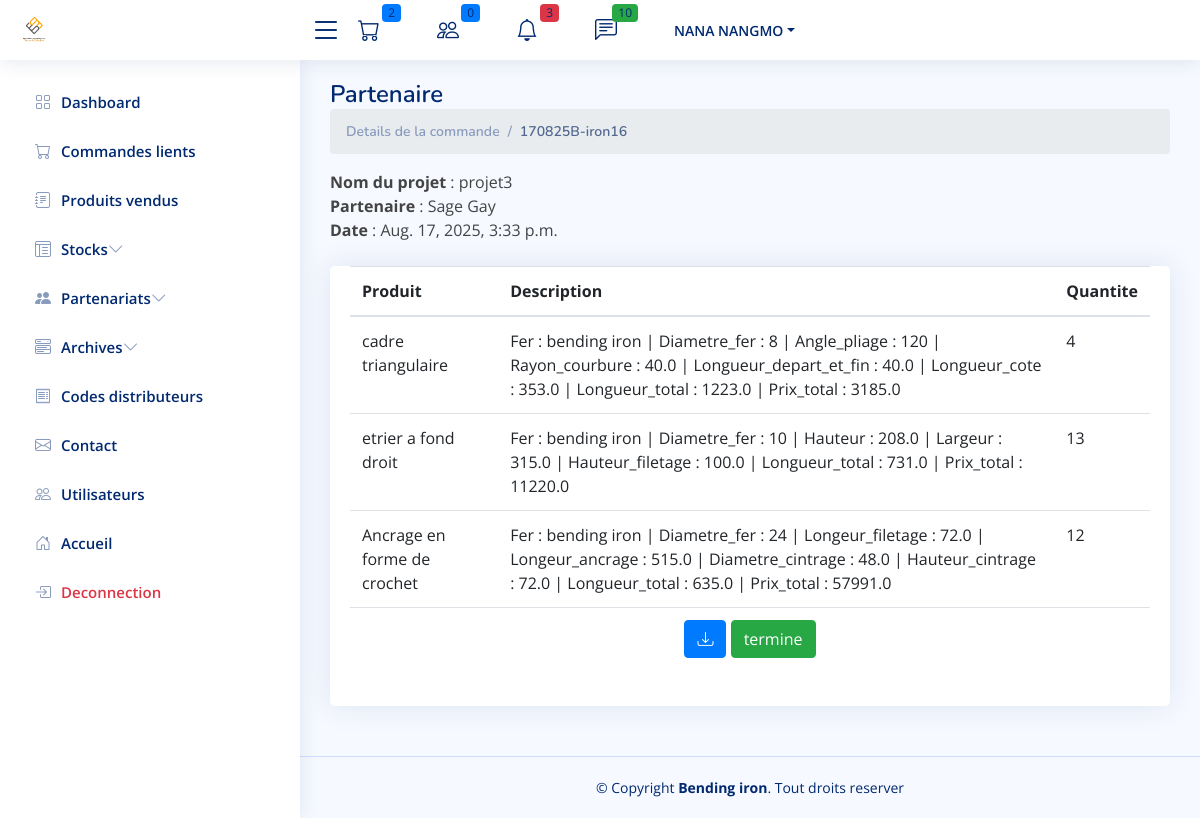
The app's page /cpanel/partenariats/commandes/16 (signed in) with its own data.
### auth_app/models.py (models this page shows, shortened)
class CustomUser(AbstractUser):
    phone_number = models.CharField(max_length=200)
    is_partenaire = models.BooleanField(default=0)
    groups = models.ManyToManyField(Group, related_name="customuser_set")
    user_permissions = models.ManyToManyField(Permission, related_name="customuser_set")
    email_verified = models.BooleanField(default=False)

### partenaires/models.py (models this page shows, shortened)
class ProjetOrder(models.Model):
    projet = models.ForeignKey(Projet, on_delete=models.CASCADE)
    created_at = models.DateTimeField(auto_now_add=True)
    @property
    def get_statut_actuel(self):
        dernier_traiment = self.projet_order_name.order_by('-created_at').first()
        return dernier_traiment.statut if dernier_traiment else "Aucun traitement"

class Projet(models.Model):
    partenariat=models.ForeignKey(Partenariats, on_delete=models.CASCADE)
    user = models.ForeignKey(User, on_delete=models.CASCADE)
    name=models.CharField(max_length=255, unique=True)
    statut=models.CharField(max_length=255, default='en cours')
    reduction=models.IntegerField(default=15)
    created_at= models.DateTimeField(auto_now_add=True)
    update_at= models.DateTimeField(auto_now=True)
    class Meta:
        constraints = [
            models.UniqueConstraint(fields=['name','partenariat'],name='unique_name_partenariat')
        ]

class Partenariats(models.Model):
    user = models.ForeignKey(User, on_delete=models.CASCADE)
    name=models.CharField(max_length=255, unique=True)
    email = models.EmailField(unique=True)
    adresse=models.CharField(max_length=255)
    telephone = models.CharField(max_length=200)
    date_debut = models.DateTimeField()
    date_fin = models.DateTimeField()
    def __str__(self):
        return self.name

class TraimentOrder(models.Model):
    projet_order= models.ForeignKey(ProjetOrder,related_name='projet_order_name', on_delete=models.CASCADE)
    user = models.ForeignKey(User, on_delete=models.CASCADE)
    statut = models.CharField(max_length=20, choices=[
        ('en_attente', 'En attente'),
        ('en_production', 'En production'),
        ('pret_pour_livraison', 'Pret pour livraison'),
        ('termine', 'Livraison termine'),
    ], default='en_attente')
    created_at = models.DateTimeField(auto_now_add=True)  # ➕ important pour trier

### produits/models.py (models this page shows, shortened)
class Produit(models.Model):
    SOUS_CATEGORIE = [
        ('Etrier pour bardage et toiture','Etrier pour bardage et toiture'),
        ('boulon d\'ancrage a beton','boulon d\'ancrage a beton'),
        ('cintrage d\'extremite','Cintrage d extremite'),
        ('redressage et decoupage','Redressage et decoupage'),
        ('Cintrage de cadre','Cintrage de Cadre'),
        ('Cintrage de forme','Cintrage de Forme'),
        ('Quincaillerie','Quincaillerie'),
    ]
    categorie=models.ForeignKey(Categorie, related_name='categorie',on_delete=models.CASCADE)
    nom = models.CharField(max_length=255)
    sous_categorie = models.CharField(max_length=255,choices=SOUS_CATEGORIE,null=True,blank=True)#valeur facultative
    imageshop3d=models.ImageField(upload_to='produits/images')
    imageshop2d=models.ImageField(upload_to='produits/images')
    image_sous_categorie = models.ImageField(upload_to='produits/images',null=True,blank=True)
    name_page = models.CharField(max_length=255)
    Description = models.TextField(max_length=400,null=True,blank=True)#valeur facultative
    class Meta:
        constraints = [
            models.UniqueConstraint(fields=['sous_categorie','nom'],name='unique_sous_categorie_nom')
        ]
    def __str__(self):
        return f'{self.nom}'

### admin_site/views.py (the view)
# urls.py: path('partenariats/commandes/<int:order_id>', get_detail_order, name='partenariat.orders.details'),
@user_passes_test(is_admin)
def get_detail_order(request, order_id):
    commande = get_object_or_404(ProjetOrder, id=order_id)
    produits = ProjetOrderItem.objects.filter(projet_order=commande)
    produits_details = []
    for item in produits:
        produits_details.append({
                'id':item.id,
                'produit': item.projet_item.produit,
                'details': item.projet_item.details_to_text(),
                'quantite': item.quantite,
            })
    context = {
        'produits':produits_details,
        'status':commande.get_statut_actuel,
        'orderId':commande.id,
        'order':commande
    }
    return render(request, "partenaires/detail-order.html", context)

### admin_site/views.py (called while the page is built)
def is_admin(user):
   return user.groups.filter(name='admin').exists() or user.groups.filter(name='superadmin').exists()

### contact/context_processor.py (called while the page is built)
def unread_messages(request):
    pass
    unread_messages =Contact.get_unread_messages()
    return {
        'unread_messages_count': unread_messages.count(),
        'unread_messages': unread_messages,
    }

### contact/models.py (called while the page is built)
    @staticmethod
    def get_unread_messages():
        return Contact.objects.filter(is_read=False).order_by('-created_at').all()

### fer/context_processors.py (called while the page is built)
def seuil_critique_count(request):
    seuil_count = sum(1 for fer in Fer.objects.all() if fer.sueil_atteint)
    return {
        'fer_seuil_critique_count': seuil_count
    }

### fer/models.py (called while the page is built)
    @property
    def longueur_totale(self):
        total = self.mouvement_set.annotate(
            total_longueur=ExpressionWrapper(F('longueur_m') * F('quantite'), output_field=DecimalField())
        ).aggregate(longueur_totale=Sum('total_longueur'))['longueur_totale']
        return total or 0

    @property
    def sueil_atteint(self):
       if self.longueur_totale < self.longueur_critique :
           return True
       else :
           return False

### partenaires/context_proccessor.py (called while the page is built)
def order_en_attente(request):
    nb_en_attente = 0
    commandes = ProjetOrder.objects.all()
    for commande in commandes:
        dernier_traiment = TraimentOrder.objects.filter(projet_order=commande).order_by('-created_at').first()
        if dernier_traiment and dernier_traiment.statut == 'en_attente':
            nb_en_attente += 1
    return {
        'nb_order_partenaire': nb_en_attente
    }

### partenaires/models.py (called while the page is built)
    def details_to_text(self):
        if not self.details:
            return ""
        return " | ".join(f"{key.capitalize()} : {value}" for key, value in self.details.items())

### produits/models.py (called while the page is built)
    @property
    def prix_utile(self):
        return self.prix/12000

### usesOrders/context_proccessor.py (called while the page is built)
def panier_count(request):
    if request.user.is_authenticated:
        panier = Cart.objects.filter(user=request.user).first()
        if panier :
            items=CartItem.objects.filter(cart_id=panier.id)
            total_articles = items.count()
            if total_articles :
                total_articles = items.count()
            else :
                total_articles = 0
        else:
         total_articles = 0
    else:
        total_articles = 0  # Si l'utilisateur n'est pas connecté, il n'y a pas de panier
    return {'panier_count': total_articles,}

### admin_site/templates/partenaires/detail-order.html (shortened to what this page needs)
{% extends '../app.html' %}
{% block 'content' %}
{% load static %}
{% load humanize %}
<main id="main" class="main">
    <div class="pagetitle">
        <h1>Partenaire</h1>
        <nav>
            <ol class="breadcrumb">
                <li class="breadcrumb-item"><a href="/">Details de la commande</a></li>
                <li class="breadcrumb-item active">{{order.created_at|date:"dmy"}}B-iron{{order.id}}</li>
            </ol>
        </nav>
    </div>
    <section class="section">
        <div class="row">
            <div class="col-md-4">
                <b>Nom du projet</b> : {{order.projet.name}} <br>
                <b>Partenaire</b> : {{order.projet.partenariat}} <br>
                <b>Date </b>: {{order.created_at}} <br>
                <br>
            </div>
            <div class="col-lg-12">
                <div class="card">
                    <div class="card-body">
                        <table class="table table-responsive">
                            <thead class=''>
                                <th>Produit</th>
                                <th>Description</th>
                                <th>Quantite</th>
                            </thead>
                            <tbody>
                                {% for item in produits %}
                                <tr>
                                    <td>{{item.produit}}</td>
                                    <td>{{item.details}}
                                    <td>{{item.quantite}}</td>
                                </tr>
                                {% endfor %}
                                <tr>
                                    <td colspan="11" class="text-center text-dark">
                                        <a class="btn btn-primary"
                                            href="{% url 'download-bon' orderId %}"><i
                                                class="bi bi-download"></i></a>
                                        {%if status == "termine" %}
                                        <a class="btn btn-success text-lg">{{status}}</a>
                                        {%endif%}
                                    </td>
                                </tr>
                            </tbody>
                        </table>
                    </div>
                </div>
            </div>
        </div>
    </section>
</main>
{%endblock%}

### admin_site/templates/includes/navbar.html (shortened to what this page needs)
{% load static %}
<header id="header" class="header fixed-top d-flex align-items-center">
    <div class="d-flex align-items-center justify-content-between">
        <a href="{% url 'font.index' %}" class="logo d-flex align-items-center">
            <img width="" src="{% static 'front/images/footer-img.png' %}" alt="DFMAC">
        </a>
        <i class="bi bi-list toggle-sidebar-btn"></i>
    </div>
    <nav class="header-nav ms-auto">
        <ul class="d-flex align-items-center">
            <li class="nav-item dropdown">
                <a class="nav-link nav-icon" href="#" data-bs-toggle="dropdown">
                    <i class="bi bi-cart"></i>
                    <span class="badge bg-primary badge-number">{{nb_order}}</span>
                </a>
            </li>
            <li class="nav-item dropdown">
                <a class="nav-link nav-icon" href="#" data-bs-toggle="dropdown">
                    <i class="bi bi-people"></i>
                    <span class="badge bg-primary badge-number">{{nb_order_partenaire}}</span>
                </a>
            </li>
            <li class="nav-item dropdown">
                <a class="nav-link nav-icon" href="#" data-bs-toggle="dropdown">
                    <i class="bi bi-bell"></i>
                    <span class="badge bg-danger badge-number">{{ fer_seuil_critique_count }}</span>
                </a>
            </li>
            <li class="nav-item dropdown">
                <a class="nav-link nav-icon" href="#" data-bs-toggle="dropdown">
                    <i class="bi bi-chat-left-text"></i>
                    <span class="badge bg-success badge-number">{{ unread_messages_count }}</span>
                </a>
            </li>
            <li class="nav-item dropdown pe-3">
                {% if user.is_authenticated %}
                <a class="nav-link nav-profile d-flex align-items-center pe-0" href="#" data-bs-toggle="dropdown">
                    <span class="d-none d-md-block dropdown-toggle ps-2">{{user.last_name}}</span>
                </a>
                {%endif%}
            </li>
        </ul>
    </nav>
</header>

### staticfiles/admin/assets/css/style.css (style rules this page uses)
:root { scroll-behavior: smooth; }
body { font-family: "Open Sans", sans-serif; background: #f6f9ff; color: #444444; }
a { color: #4154f1; text-decoration: none; }
h1, h2, h3, h4, h5, h6 { font-family: "Nunito", sans-serif; }
#main { margin-top: 60px; padding: 20px 30px; transition: all 0.3s; }
.pagetitle { margin-bottom: 10px; }
.pagetitle h1 { font-size: 24px; margin-bottom: 0; font-weight: 600; color: #012970; }
.card { margin-bottom: 30px; border: none; border-radius: 5px; box-shadow: 0px 0 30px rgba(1, 41, 112, 0.1); }
.card-body { padding: 0 20px 20px 20px; }
.breadcrumb { font-size: 14px; font-family: "Nunito", sans-serif; color: #899bbd; font-weight: 600; }
.breadcrumb a { color: #899bbd; transition: 0.3s; }
.breadcrumb .breadcrumb-item::before { color: #899bbd; }
.breadcrumb .active { color: #51678f; font-weight: 600; }
.logo { line-height: 1; }
@media (min-width: 1200px) { .logo { width: 280px; } }
.logo img { max-height: 26px; margin-right: 6px; }
.header { transition: all 0.5s; z-index: 997; height: 60px; box-shadow: 0px 2px 20px rgba(1, 41, 112, 0.1); background-color: #fff; padding-left: 20px; }
.header .toggle-sidebar-btn { font-size: 32px; padding-left: 10px; cursor: pointer; color: #012970; }
.header-nav ul { list-style: none; }
.header-nav>ul { margin: 0; padding: 0; }
.header-nav .nav-icon { font-size: 22px; color: #012970; margin-right: 25px; position: relative; }
.header-nav .nav-profile { color: #012970; }
.header-nav .nav-profile span { font-size: 14px; font-weight: 600; }
.header-nav .badge-number { position: absolute; inset: -2px -5px auto auto; font-weight: normal; font-size: 12px; padding: 3px 6px; }
@media (min-width: 1200px) { #main, #footer { margin-left: 300px; } }

### records on screen
ProjetOrder: created_at "170825", id "16", projet.name "projet3", projet.partenariat "Sage Gay", created_at "Aug. 17, 2025, 3:33 p.m."
Produit: produit "cadre triangulaire", details "Fer : bending iron | Diametre_fer : 8 | Angle_pliage : 120 | Rayon_courbure : 40.0 | Longueur_depart_et_fin : 40.0 | Longueur_cote : 353.0 | Longueur_total : 1223.0 | Prix_total : 3185.0", quantite "4"
Produit: produit "etrier a fond droit", details "Fer : bending iron | Diametre_fer : 10 | Hauteur : 208.0 | Largeur : 315.0 | Hauteur_filetage : 100.0 | Longueur_total : 731.0 | Prix_total : 11220.0", quantite "13"
Produit: produit "Ancrage en forme de crochet", details "Fer : bending iron | Diametre_fer : 24 | Longeur_filetage : 72.0 | Longeur_ancrage : 515.0 | Diametre_cintrage : 48.0 | Hauteur_cintrage : 72.0 | Longueur_total : 635.0 | Prix_total : 57991.0", quantite "12"
TraimentOrder: statut "termine"

### other values on screen
{{ nb_order }} "2"
{{ nb_order_partenaire }} "0"
{{ fer_seuil_critique_count }} "3"
{{ unread_messages_count }} "10"
{{ user.last_name }} "NANA NANGMO"
